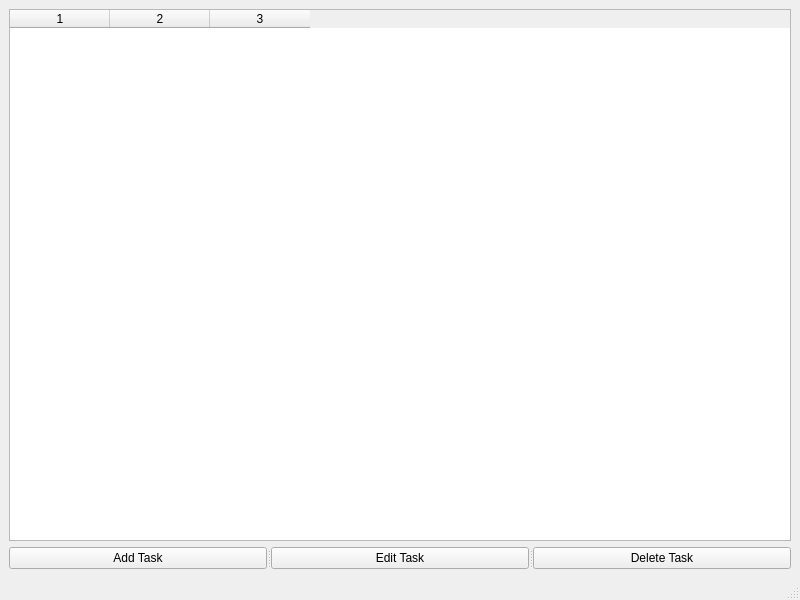
<?xml version="1.0" encoding="UTF-8"?>
<ui version="4.0">
 <class>MainWindow</class>
 <widget class="QMainWindow" name="MainWindow">
  <property name="geometry">
   <rect>
    <x>0</x>
    <y>0</y>
    <width>800</width>
    <height>600</height>
   </rect>
  </property>
  <property name="windowTitle">
   <string>MainWindow</string>
  </property>
  <widget class="QWidget" name="centralwidget">
   <layout class="QGridLayout" name="gridLayout">
    <item row="0" column="0">
     <layout class="QVBoxLayout" name="verticalLayout">
      <item>
       <widget class="QTableWidget" name="table_tasks">
        <property name="enabled">
         <bool>true</bool>
        </property>
        <property name="editTriggers">
         <set>QAbstractItemView::EditTrigger::NoEditTriggers</set>
        </property>
        <property name="columnCount">
         <number>3</number>
        </property>
        <attribute name="horizontalHeaderStretchLastSection">
         <bool>false</bool>
        </attribute>
        <attribute name="verticalHeaderStretchLastSection">
         <bool>false</bool>
        </attribute>
        <column/>
        <column/>
        <column/>
       </widget>
      </item>
      <item>
       <widget class="QSplitter" name="splitter">
        <property name="orientation">
         <enum>Qt::Orientation::Horizontal</enum>
        </property>
        <widget class="QPushButton" name="add_button">
         <property name="text">
          <string>Add Task</string>
         </property>
        </widget>
        <widget class="QPushButton" name="edit_button">
         <property name="text">
          <string>Edit Task</string>
         </property>
        </widget>
        <widget class="QPushButton" name="delete_button">
         <property name="text">
          <string>Delete Task</string>
         </property>
        </widget>
       </widget>
      </item>
     </layout>
    </item>
   </layout>
  </widget>
  <widget class="QMenuBar" name="menubar">
   <property name="geometry">
    <rect>
     <x>0</x>
     <y>0</y>
     <width>800</width>
     <height>22</height>
    </rect>
   </property>
  </widget>
  <widget class="QStatusBar" name="statusbar"/>
 </widget>
 <resources/>
 <connections/>
</ui>
